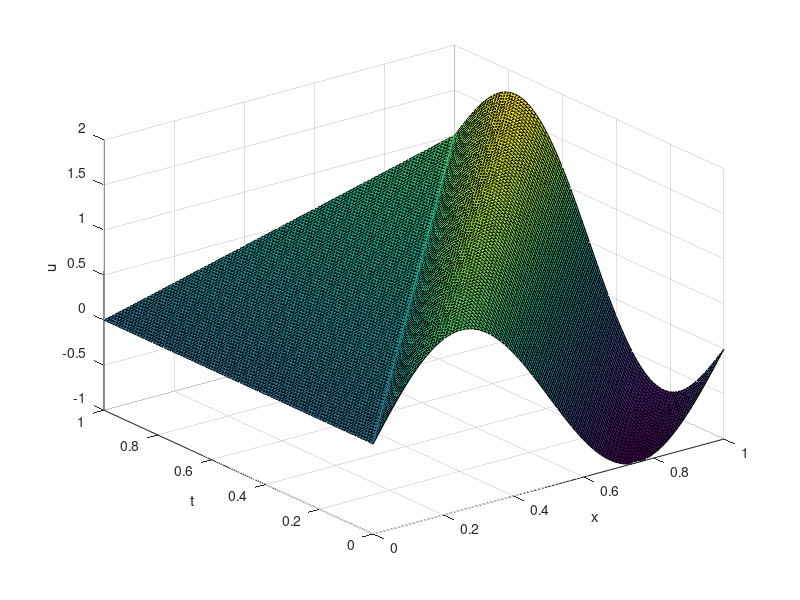

Reproduce this figure in MATLAB.
clear all;
clc;

N = 100;
M = 100;
dx = 1 / (N - 1);
dt = 1 / (M - 1);
c = 1;

% Initialize the spatial grid
x = linspace(0, 1, N);

% Initialize the temporal grid
t = linspace(0, 1, M);

% Initialize the solution matrix
u = zeros(N, M);
u(:, 1) = sin(2 * pi * x);

% Time-stepping loop
for j = 2:M
    for i = 1:N
        xi = x(i) - c * dt;
        if xi >= 0 && xi <= 1
            u(i, j) = interp1(x, u(:, j - 1), xi) + dt * 1;
        end
    end
end

% Plot the solution as a surface
figure
surf(x, t, u');
xlabel('x');
ylabel('t');
zlabel('u');
